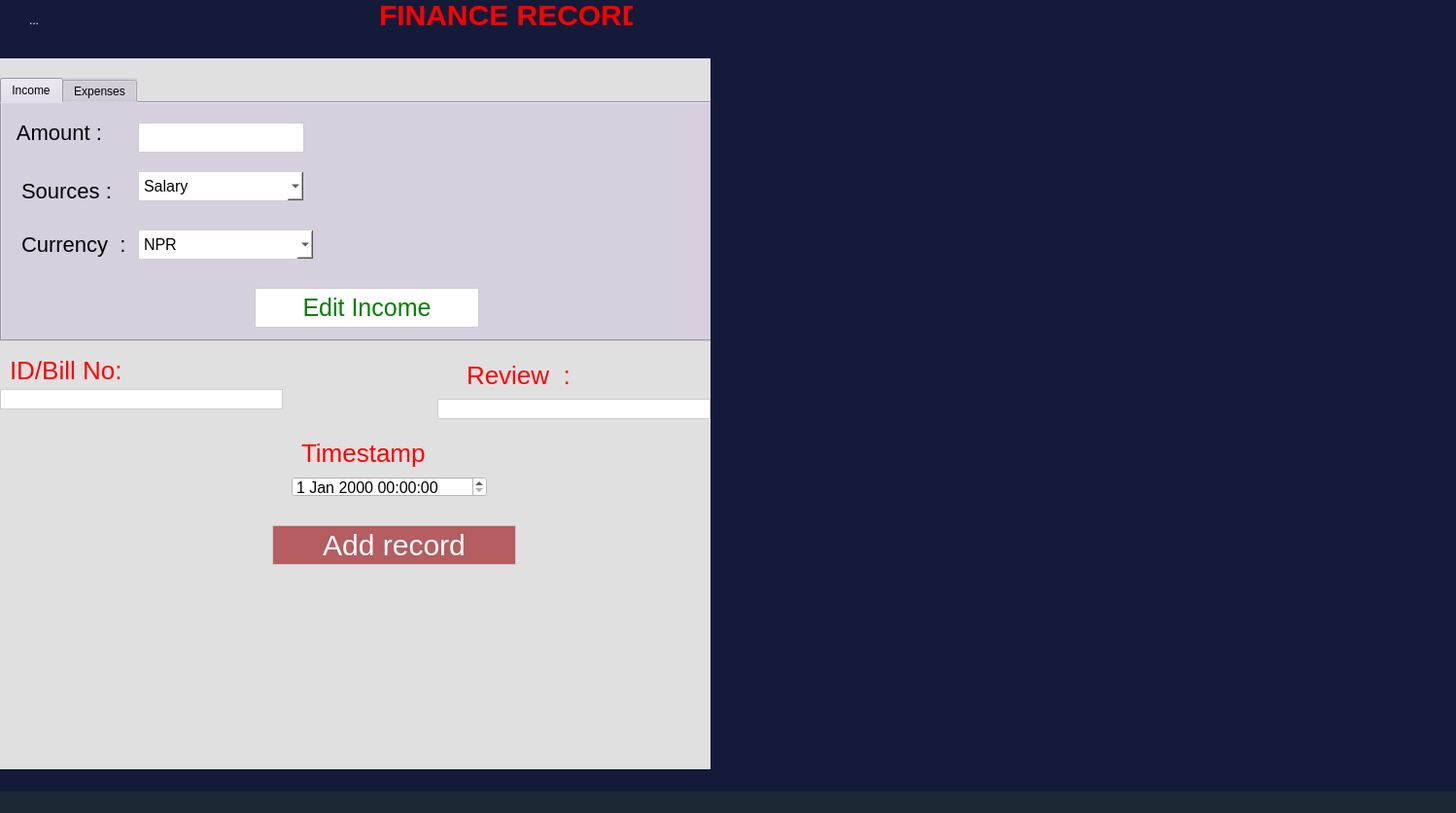
<?xml version="1.0" encoding="UTF-8"?>
<ui version="4.0">
 <class>RecordWindow</class>
 <widget class="QMainWindow" name="RecordWindow">
  <property name="geometry">
   <rect>
    <x>0</x>
    <y>0</y>
    <width>1498</width>
    <height>836</height>
   </rect>
  </property>
  <property name="sizePolicy">
   <sizepolicy hsizetype="Expanding" vsizetype="Expanding">
    <horstretch>0</horstretch>
    <verstretch>0</verstretch>
   </sizepolicy>
  </property>
  <property name="minimumSize">
   <size>
    <width>1150</width>
    <height>780</height>
   </size>
  </property>
  <property name="windowTitle">
   <string>MainWindow</string>
  </property>
  <property name="styleSheet">
   <string notr="true">background-color:		#1c2833;
color: rgb(255, 255, 255);</string>
  </property>
  <widget class="QWidget" name="centralwidget">
   <property name="minimumSize">
    <size>
     <width>0</width>
     <height>900</height>
    </size>
   </property>
   <property name="styleSheet">
    <string notr="true">background-color: rgb(19, 27, 57);</string>
   </property>
   <widget class="QWidget" name="widget" native="true">
    <property name="geometry">
     <rect>
      <x>0</x>
      <y>60</y>
      <width>731</width>
      <height>731</height>
     </rect>
    </property>
    <property name="styleSheet">
     <string notr="true">background-color: #E0E0E0;

    
</string>
    </property>
    <widget class="QTabWidget" name="tabWidget">
     <property name="geometry">
      <rect>
       <x>0</x>
       <y>20</y>
       <width>781</width>
       <height>271</height>
      </rect>
     </property>
     <property name="styleSheet">
      <string notr="true">color:rgb(0, 0, 0);
background-color: rgb(214, 208, 222);</string>
     </property>
     <property name="currentIndex">
      <number>0</number>
     </property>
     <widget class="QWidget" name="tab">
      <attribute name="title">
       <string>Income</string>
      </attribute>
      <widget class="QPushButton" name="editIncomeButton">
       <property name="geometry">
        <rect>
         <x>260</x>
         <y>190</y>
         <width>231</width>
         <height>41</height>
        </rect>
       </property>
       <property name="styleSheet">
        <string notr="true">   font-size:25px;
    background-color: white;  
    color: green;            
    border: 1px solid #CCCCCC;
    font-family: &quot;Consolas&quot;;</string>
       </property>
       <property name="text">
        <string>Edit Income</string>
       </property>
      </widget>
      <widget class="QLabel" name="label_6">
       <property name="geometry">
        <rect>
         <x>20</x>
         <y>130</y>
         <width>121</width>
         <height>31</height>
        </rect>
       </property>
       <property name="styleSheet">
        <string notr="true">font-size: 22px;
font-family: &quot;Rancho&quot;;
color: black;
</string>
       </property>
       <property name="text">
        <string>Currency  :</string>
       </property>
      </widget>
      <widget class="QLabel" name="label_5">
       <property name="geometry">
        <rect>
         <x>10</x>
         <y>20</y>
         <width>141</width>
         <height>21</height>
        </rect>
       </property>
       <property name="styleSheet">
        <string notr="true">font-size: 22px;
font-family: &quot;Rancho&quot;;
color: black;</string>
       </property>
       <property name="text">
        <string> Amount :</string>
       </property>
      </widget>
      <widget class="QComboBox" name="incomeSource">
       <property name="geometry">
        <rect>
         <x>140</x>
         <y>70</y>
         <width>171</width>
         <height>31</height>
        </rect>
       </property>
       <property name="styleSheet">
        <string notr="true">QComboBox {
    font-family: &quot;Rancho&quot;;
    font-size: 16px;
    color: black;
    background: white;
    padding: 5px;
    border: 1px solid #d0d0d0;
}
</string>
       </property>
       <item>
        <property name="text">
         <string>Salary</string>
        </property>
       </item>
       <item>
        <property name="text">
         <string>Business </string>
        </property>
       </item>
       <item>
        <property name="text">
         <string>Interest</string>
        </property>
       </item>
       <item>
        <property name="text">
         <string>Dividends</string>
        </property>
       </item>
       <item>
        <property name="text">
         <string>Retirement Funds</string>
        </property>
       </item>
       <item>
        <property name="text">
         <string>Commisions</string>
        </property>
       </item>
       <item>
        <property name="text">
         <string>Others</string>
        </property>
       </item>
      </widget>
      <widget class="QComboBox" name="incomeCurrency">
       <property name="geometry">
        <rect>
         <x>140</x>
         <y>130</y>
         <width>181</width>
         <height>31</height>
        </rect>
       </property>
       <property name="styleSheet">
        <string notr="true">QComboBox {
    font-family: &quot;Rancho&quot;;
    font-size: 16px;
    color: black;
    background: white;
    padding: 5px;
    border: 1px solid #d0d0d0;
}

</string>
       </property>
       <item>
        <property name="text">
         <string>NPR</string>
        </property>
       </item>
      </widget>
      <widget class="QLineEdit" name="incomeAmount">
       <property name="geometry">
        <rect>
         <x>140</x>
         <y>20</y>
         <width>171</width>
         <height>31</height>
        </rect>
       </property>
       <property name="styleSheet">
        <string notr="true">   font-size:16px;
    background-color: white;  
    color: black;            
    border: 1px solid #CCCCCC;
</string>
       </property>
       <property name="text">
        <string/>
       </property>
      </widget>
      <widget class="QLabel" name="label_4">
       <property name="geometry">
        <rect>
         <x>20</x>
         <y>80</y>
         <width>101</width>
         <height>21</height>
        </rect>
       </property>
       <property name="styleSheet">
        <string notr="true">font-size: 22px;
font-family: &quot;Rancho&quot;;
color: black
</string>
       </property>
       <property name="text">
        <string>Sources :</string>
       </property>
      </widget>
     </widget>
     <widget class="QWidget" name="tab_2">
      <attribute name="title">
       <string>Expenses</string>
      </attribute>
      <widget class="QComboBox" name="expenseCategory">
       <property name="geometry">
        <rect>
         <x>120</x>
         <y>70</y>
         <width>161</width>
         <height>31</height>
        </rect>
       </property>
       <property name="styleSheet">
        <string notr="true">QComboBox {
    font-family: &quot;Rancho&quot;;
    font-size: 16px;
    color: black;
    background: white;
    padding: 5px;
    border: 1px solid #d0d0d0;
}</string>
       </property>
       <item>
        <property name="text">
         <string>Food</string>
        </property>
       </item>
       <item>
        <property name="text">
         <string>Shopping</string>
        </property>
       </item>
       <item>
        <property name="text">
         <string>Housing</string>
        </property>
       </item>
       <item>
        <property name="text">
         <string>Entertainment</string>
        </property>
       </item>
       <item>
        <property name="text">
         <string>Transport</string>
        </property>
       </item>
       <item>
        <property name="text">
         <string>Electronics</string>
        </property>
       </item>
       <item>
        <property name="text">
         <string>Investment</string>
        </property>
       </item>
       <item>
        <property name="text">
         <string>Others</string>
        </property>
       </item>
      </widget>
      <widget class="QComboBox" name="expenseCurrency">
       <property name="enabled">
        <bool>false</bool>
       </property>
       <property name="geometry">
        <rect>
         <x>120</x>
         <y>120</y>
         <width>171</width>
         <height>31</height>
        </rect>
       </property>
       <property name="styleSheet">
        <string notr="true">QComboBox {
    font-family: &quot;Rancho&quot;;
    font-size: 16px;
    color: black;
    background: white;
    padding: 5px;
    border: 1px solid #d0d0d0;
}

</string>
       </property>
       <item>
        <property name="text">
         <string>NPR</string>
        </property>
       </item>
      </widget>
      <widget class="QPushButton" name="editExpenseButton">
       <property name="geometry">
        <rect>
         <x>250</x>
         <y>190</y>
         <width>231</width>
         <height>41</height>
        </rect>
       </property>
       <property name="styleSheet">
        <string notr="true">   font-size:25px;
    background-color: white;  
    color: green;            
    border: 1px solid #CCCCCC;
    font-family: &quot;Consolas&quot;;
</string>
       </property>
       <property name="text">
        <string>Edit Expenses</string>
       </property>
      </widget>
      <widget class="QLabel" name="label_8">
       <property name="geometry">
        <rect>
         <x>10</x>
         <y>20</y>
         <width>151</width>
         <height>31</height>
        </rect>
       </property>
       <property name="styleSheet">
        <string notr="true">font-size: 22px;
font-family: &quot;Rancho&quot;;
color: black;</string>
       </property>
       <property name="text">
        <string>Amount   :</string>
       </property>
      </widget>
      <widget class="QLabel" name="label_9">
       <property name="geometry">
        <rect>
         <x>0</x>
         <y>120</y>
         <width>121</width>
         <height>31</height>
        </rect>
       </property>
       <property name="styleSheet">
        <string notr="true">font-size: 22px;
font-family: &quot;Rancho&quot;;
color: black;</string>
       </property>
       <property name="text">
        <string> Currency  :</string>
       </property>
      </widget>
      <widget class="QLabel" name="label_7">
       <property name="geometry">
        <rect>
         <x>0</x>
         <y>60</y>
         <width>121</width>
         <height>41</height>
        </rect>
       </property>
       <property name="styleSheet">
        <string notr="true">font-size: 22px;
font-family: &quot;Rancho&quot;;
color: black;
</string>
       </property>
       <property name="text">
        <string> Category  :</string>
       </property>
      </widget>
      <widget class="QLineEdit" name="expenseAmount">
       <property name="geometry">
        <rect>
         <x>120</x>
         <y>20</y>
         <width>151</width>
         <height>31</height>
        </rect>
       </property>
       <property name="styleSheet">
        <string notr="true">
   font-size:18px;
    background-color: white;  
    color: black;            
    border: 1px solid #CCCCCC;
</string>
       </property>
       <property name="text">
        <string/>
       </property>
      </widget>
     </widget>
    </widget>
    <widget class="QLabel" name="label_14">
     <property name="geometry">
      <rect>
       <x>10</x>
       <y>310</y>
       <width>231</width>
       <height>21</height>
      </rect>
     </property>
     <property name="styleSheet">
      <string notr="true">font-size: 26px;
font-family: &quot;Rancho&quot;;
color: red;
   </string>
     </property>
     <property name="text">
      <string>ID/Bill No:</string>
     </property>
    </widget>
    <widget class="QLineEdit" name="referenceNumber">
     <property name="geometry">
      <rect>
       <x>0</x>
       <y>340</y>
       <width>291</width>
       <height>21</height>
      </rect>
     </property>
     <property name="styleSheet">
      <string notr="true">   font-size:18px;
    background-color: white;  
    color: black;            
    border: 1px solid #CCCCCC;
</string>
     </property>
     <property name="text">
      <string/>
     </property>
    </widget>
    <widget class="QLabel" name="label_16">
     <property name="geometry">
      <rect>
       <x>480</x>
       <y>310</y>
       <width>181</width>
       <height>31</height>
      </rect>
     </property>
     <property name="styleSheet">
      <string notr="true">font-size: 26px;
font-family: &quot;Rancho&quot;;
color: red;</string>
     </property>
     <property name="text">
      <string>Review  :</string>
     </property>
    </widget>
    <widget class="QLineEdit" name="review">
     <property name="geometry">
      <rect>
       <x>450</x>
       <y>350</y>
       <width>281</width>
       <height>21</height>
      </rect>
     </property>
     <property name="styleSheet">
      <string notr="true">   font-size:18px;
    background-color: white;  
    color: black;            
    border: 1px solid #CCCCCC;
</string>
     </property>
     <property name="text">
      <string/>
     </property>
    </widget>
    <widget class="QDateTimeEdit" name="timestamp">
     <property name="enabled">
      <bool>false</bool>
     </property>
     <property name="geometry">
      <rect>
       <x>300</x>
       <y>430</y>
       <width>201</width>
       <height>21</height>
      </rect>
     </property>
     <property name="styleSheet">
      <string notr="true">    background-color: white;  
    font-size: 16px;
    font-family: &quot;Rancho&quot;;
    color: black;</string>
     </property>
    </widget>
    <widget class="QLabel" name="label_12">
     <property name="geometry">
      <rect>
       <x>310</x>
       <y>390</y>
       <width>161</width>
       <height>31</height>
      </rect>
     </property>
     <property name="styleSheet">
      <string notr="true">font-size: 26px;
font-family: &quot;Rancho&quot;;
color: red;
</string>
     </property>
     <property name="text">
      <string>Timestamp</string>
     </property>
    </widget>
    <widget class="QPushButton" name="addRecordButton">
     <property name="geometry">
      <rect>
       <x>280</x>
       <y>480</y>
       <width>251</width>
       <height>41</height>
      </rect>
     </property>
     <property name="styleSheet">
      <string notr="true">   font-size:30px;
    background-color:  #B55D60;
    
    border: 1px solid #CCCCCC;
    font-family: &quot;Consolas&quot;;</string>
     </property>
     <property name="text">
      <string>Add record</string>
     </property>
    </widget>
   </widget>
   <widget class="QLabel" name="label_2">
    <property name="geometry">
     <rect>
      <x>390</x>
      <y>0</y>
      <width>261</width>
      <height>31</height>
     </rect>
    </property>
    <property name="styleSheet">
     <string notr="true">    color:  red;
    font-weight: bold;
    font-size: 30px;
</string>
    </property>
    <property name="text">
     <string>FINANCE RECORD</string>
    </property>
   </widget>
   <widget class="QLabel" name="label">
    <property name="geometry">
     <rect>
      <x>740</x>
      <y>60</y>
      <width>761</width>
      <height>561</height>
     </rect>
    </property>
    <property name="minimumSize">
     <size>
      <width>100</width>
      <height>100</height>
     </size>
    </property>
    <property name="text">
     <string/>
    </property>
    <property name="pixmap">
     <pixmap resource="ADrecord.qrc">:/new/prefix1/record.png</pixmap>
    </property>
    <property name="scaledContents">
     <bool>false</bool>
    </property>
   </widget>
   <widget class="QToolButton" name="toolButton">
    <property name="geometry">
     <rect>
      <x>10</x>
      <y>0</y>
      <width>50</width>
      <height>41</height>
     </rect>
    </property>
    <property name="sizePolicy">
     <sizepolicy hsizetype="Fixed" vsizetype="Ignored">
      <horstretch>0</horstretch>
      <verstretch>0</verstretch>
     </sizepolicy>
    </property>
    <property name="minimumSize">
     <size>
      <width>30</width>
      <height>30</height>
     </size>
    </property>
    <property name="styleSheet">
     <string notr="true">border: none;           
    padding: 0px;                 
    background: transparent;     
    border-radius: 16px;  
  outline: none;               
    </string>
    </property>
    <property name="text">
     <string>...</string>
    </property>
   </widget>
  </widget>
  <widget class="QStatusBar" name="statusbar"/>
 </widget>
 <resources>
  <include location="ADrecord.qrc"/>
 </resources>
 <connections/>
</ui>
